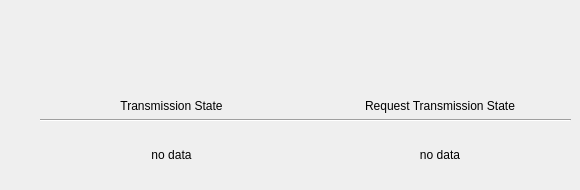
   <widget class="QWidget" name="tab_transmission">
    <attribute name="title">
     <string>Transmission</string>
    </attribute>
    <widget class="QWidget" name="gridLayoutWidget_8">
     <property name="geometry">
      <rect>
       <x>40</x>
       <y>60</y>
       <width>531</width>
       <height>121</height>
      </rect>
     </property>
     <layout class="QGridLayout" name="gridLayout_7">
      <item row="2" column="1">
       <widget class="QLabel" name="lbl_request_trans_state">
        <property name="text">
         <string>no data</string>
        </property>
        <property name="alignment">
         <set>Qt::AlignCenter</set>
        </property>
       </widget>
      </item>
      <item row="2" column="0">
       <widget class="QLabel" name="lbl_trans_state">
        <property name="text">
         <string>no data</string>
        </property>
        <property name="alignment">
         <set>Qt::AlignCenter</set>
        </property>
       </widget>
      </item>
      <item row="0" column="1">
       <widget class="QLabel" name="label_13">
        <property name="text">
         <string>Request Transmission State</string>
        </property>
        <property name="alignment">
         <set>Qt::AlignBottom|Qt::AlignHCenter</set>
        </property>
       </widget>
      </item>
      <item row="0" column="0">
       <widget class="QLabel" name="label_11">
        <property name="text">
         <string>Transmission State</string>
        </property>
        <property name="alignment">
         <set>Qt::AlignBottom|Qt::AlignHCenter</set>
        </property>
       </widget>
      </item>
      <item row="1" column="0" colspan="2">
       <widget class="Line" name="line_7">
        <property name="orientation">
         <enum>Qt::Horizontal</enum>
        </property>
       </widget>
      </item>
     </layout>
    </widget>
   </widget>
